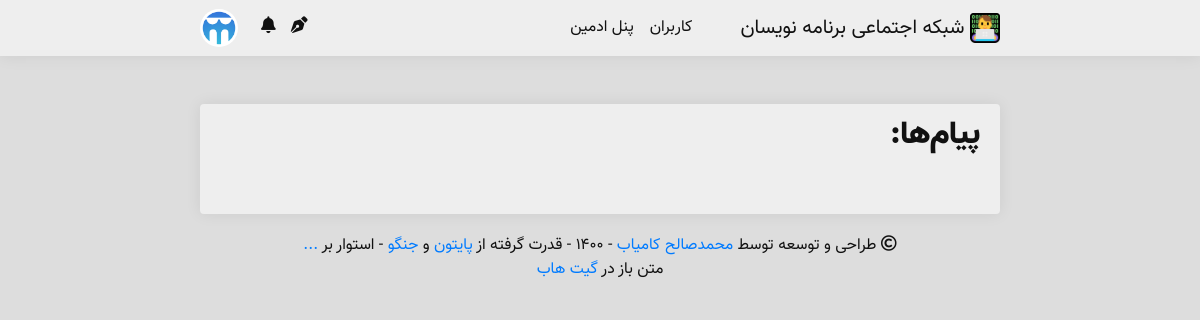
The app's page /user/notifications/new/ (signed in), older data.
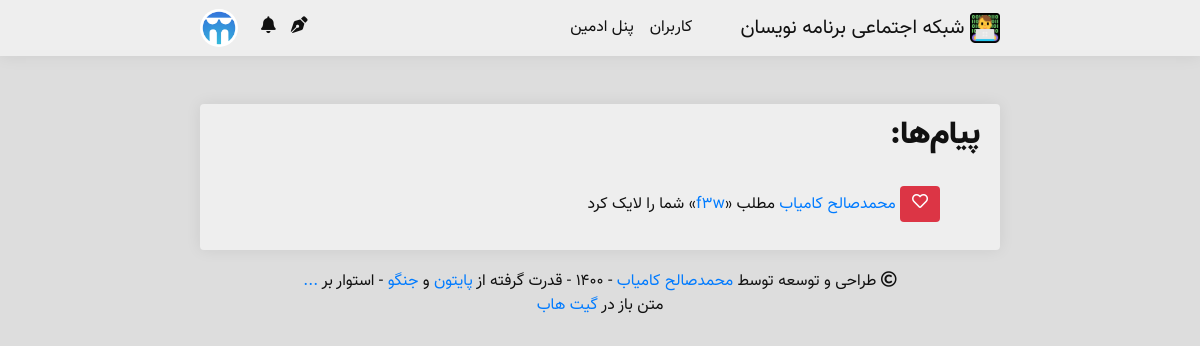
The same page, newer data.
### main/models.py (models this page shows)
class Notification(models.Model):
    givver = models.ForeignKey('Person', on_delete = models.SET_NULL, null = True, verbose_name = 'گیرنده')
    message = models.TextField(verbose_name = 'متن پیام')
    notif_type = models.CharField(max_length = 10, null = True, default = None, verbose_name = 'نوع')
    done = models.BooleanField(default = False, verbose_name = 'خوانده شده')
    class Meta:
        verbose_name = 'پیام'
        verbose_name_plural = 'پیام‌ها'

### persons/views.py (the view)
# urls.py: path('notifications/new/', views.new_notifications, name = 'new_notifications'),
@login_required
def new_notifications(request):
    person = Person.objects.get(username = request.user.username)
    notifications = Notification.objects.filter(givver = person, done = False).order_by('-id')
    context = {
        'notifications': notifications,
    }
    for notification in notifications:
        notification.done = True
        notification.save()
    mskf.add_notification_availability_to_context(request, context)
    mskf.add_authenticated_user_to_context(request, context)
    return render(request, 'person/notifications/new.html', context)

### main/functions.py (called while the page is built)
    def add_notification_availability_to_context(request, context):
        if request.user.is_authenticated:
            person = Person.objects.get(username=request.user.username)
            notification = Notification.objects.filter(
                givver=person,
                done=False)
            new_notif = False
            if len(notification) > 0:
                new_notif = True
            context['new_notif'] = new_notif
            context['notif_len'] = len(notification)

    def add_authenticated_user_to_context(request, context):
        if request.user.is_authenticated:
            authenticated_user = Person.objects.get(username=request.user.username)
            context['authenticated_user'] = authenticated_user

### media/template/person/notifications/new.html (shortened to what this page needs)
{% extends 'main.html' %}
{% block body %}
    <div class="body  border-gray">
        <h2>پیام‌ها:</h2><br/>
        <ul style="list-style-type: none;">
            {% for notification in notifications %}
                <li>
                    <p>
                        {% if notification.notif_type == 'like' %}
                        <button type="button" class="btn btn-danger  border-gray"><i class="far fa-heart"></i></button>
                        {% elif notification.notif_type == 'comment' %}
                        <button type="button" class="btn btn-warning  border-gray"><i class="fas fa-comment"></i></button>
                        {% elif notification.notif_type == 'replay' %}
                        <button type="button" class="btn btn-primary  border-gray"><i class="fas fa-comments"></i></button>
                        {% elif notification.notif_type == 'follow' %}
                        <button type="button" class="btn btn-primary  border-gray"><i class="fas fa-plus"></i></button>
                        {% endif %}
                        {{ notification.message | safe }}
                    </p>
                </li>
            {% endfor %}
        </ul>
    </div>
{% endblock %}

Row changes from the older to the newer data that the page shows:
added Notification: notif_type "like" (drawn), message "محمدصالح کامیاب مطلب « f3w » شما را لایک کرد"
